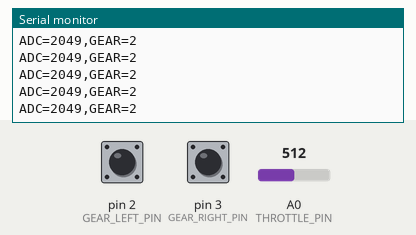
Recording of a sketch running on a simulated Arduino Uno, built with avr-gcc and run on an emulated ATmega328P. Shown: the last lines printed to the serial monitor. The inputs (shaded band) are chosen by the test bench; at power-on: A0 (THROTTLE_PIN) = 512, pin 2 (GEAR_LEFT_PIN) LOW, pin 3 (GEAR_RIGHT_PIN) LOW.

Above: at 1.2 s.
1.3 s: A0 (THROTTLE_PIN) set to 716
At 2.4 s:
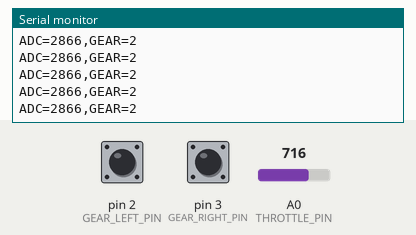
2.8 s: pin 2 (GEAR_LEFT_PIN) pulled HIGH for 0.15 s
4.4 s: pin 3 (GEAR_RIGHT_PIN) pulled HIGH for 0.15 s
6.0 s: A0 (THROTTLE_PIN) set to 900
At 7.1 s:
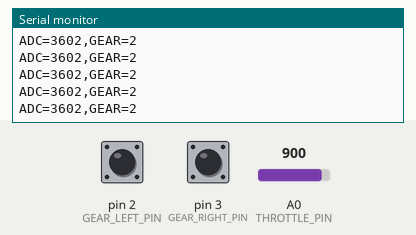
7.5 s: pin 2 (GEAR_LEFT_PIN) pulled HIGH for 1 s
At 8.0 s:
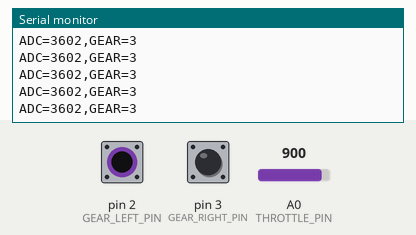
10.0 s: pin 3 (GEAR_RIGHT_PIN) pulled HIGH for 1 s
At 10.8 s:
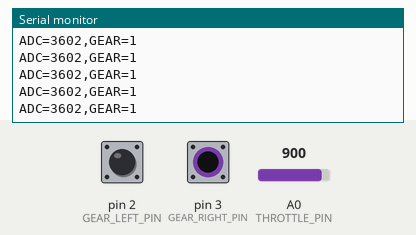
Timing chart, 0 to 13.0 s (numbered marks = the images above; inputs shaded):
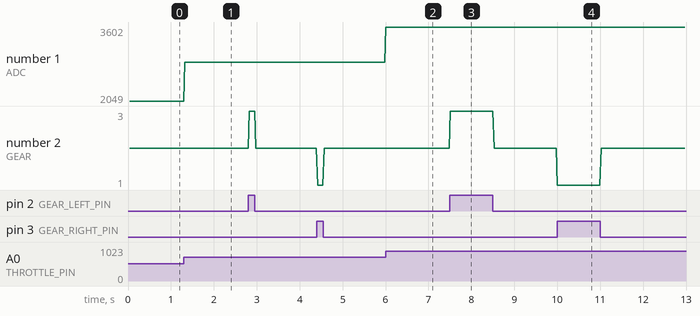

The sketch:

Throtlle.ino
```cpp
// Arduino Uno - Throttle + Gear Sender for Speedometer Web UI
// Reads an analog input (e.g. potentiometer) on A0 for throttle,
// and two digital pins for the handlebar gear rocker (I / II / III),
// then sends both over serial in one line the web UI understands:
//   ADC=<0..4095>,GEAR=<1|2|3>
//
// Throttle wiring (if using a potentiometer as throttle):
//   Pot pin 1 -> 5V
//   Pot pin 2 (wiper) -> A0
//   Pot pin 3 -> GND
//
// Gear rocker wiring (per the throttle housing, confirmed by multimeter):
//   Brown wire (centre, common) -> 5V
//   White wire                  -> D2 (GEAR_LEFT_PIN), + 10k ohm resistor D2 to GND
//   Blue wire                   -> D3 (GEAR_RIGHT_PIN), + 10k ohm resistor D3 to GND
// (The pull-down resistors are required because the centre wire is 5V, not
//  GND, so the signal pins would otherwise float when the switch isn't
//  pressing them high. Uno has no built-in pull-down, only pull-up.)
// Note: "LEFT"/"RIGHT" here are just pin labels carried over from testing —
// they don't necessarily match the physical left/right of the switch body.
// What matters is D2=white, D3=blue, matching the truth table below.
//
// Truth table (confirmed with multimeter + Serial Monitor testing):
//   LEFT=0, RIGHT=0 -> Gear II  (Normal)
//   LEFT=1, RIGHT=0 -> Gear III (Sport)
//   LEFT=0, RIGHT=1 -> Gear I   (Eco)
//
// Must match the baud rate used in script.js (115200).

const int THROTTLE_PIN   = A0;  // analog input pin
const int GEAR_LEFT_PIN  = 2;   // digital input, needs 10k pull-down to GND
const int GEAR_RIGHT_PIN = 3;   // digital input, needs 10k pull-down to GND

const unsigned long BAUD_RATE = 115200;
const unsigned long SEND_INTERVAL_MS = 30; // ~33 updates/sec, smooth enough for the gauge

unsigned long lastSendTime = 0;

// Debounced digital read: takes two samples 2ms apart and only trusts the
// result if they agree. Retries a few times if the pin is bouncing/noisy,
// then just returns the latest sample rather than retrying forever (an
// unbounded retry loop could hang the loop() if a pin stays noisy).
int readDebounced(int pin) {
  const int MAX_ATTEMPTS = 10;

  for (int attempt = 0; attempt < MAX_ATTEMPTS; attempt++) {
    int a = digitalRead(pin);
    delay(2);
    int b = digitalRead(pin);
    if (a == b) return a;
  }

  return digitalRead(pin); // give up trying to settle, just use the latest read
}

int readGear() {
  bool left  = readDebounced(GEAR_LEFT_PIN)  == HIGH;
  bool right = readDebounced(GEAR_RIGHT_PIN) == HIGH;

  if (left && !right)  return 3; // Sport
  if (!left && right)  return 1; // Eco
  return 2;                      // Normal (both low, or the rare both-high glitch)
}

void setup() {
  Serial.begin(BAUD_RATE);
  pinMode(THROTTLE_PIN, INPUT);
  pinMode(GEAR_LEFT_PIN, INPUT);
  pinMode(GEAR_RIGHT_PIN, INPUT);
}

void loop() {
  unsigned long now = millis();

  if (now - lastSendTime >= SEND_INTERVAL_MS) {
    lastSendTime = now;

    int raw = analogRead(THROTTLE_PIN); // 0..1023 on Uno

    // Web UI expects a 0..4095 style ADC range (STM32 12-bit ADC).
    // Uno's ADC is 10-bit (0..1023), so scale it up to keep the
    // same ADC=1120..4095 mapping used in script.js.
    int scaled = map(raw, 0, 1023, 0, 4095);
    int gear = readGear();

    Serial.print("ADC=");
    Serial.print(scaled);
    Serial.print(",GEAR=");
    Serial.println(gear);
  }
}
```

Measured:
- after the input at 1.3 s, the serial monitor: prints a new line at once (image 1)
- after the input at 6.0 s, the serial monitor: prints a new line at once (image 2)
- after the input at 7.5 s, the serial monitor: prints a new line at once (image 3)
- after the input at 10.0 s, the serial monitor: prints a new line at once (image 4)
- plotted number 1: 2049 → 2866 after the input at 1.3 s, 2866 → 3602 after the input at 6.0 s
